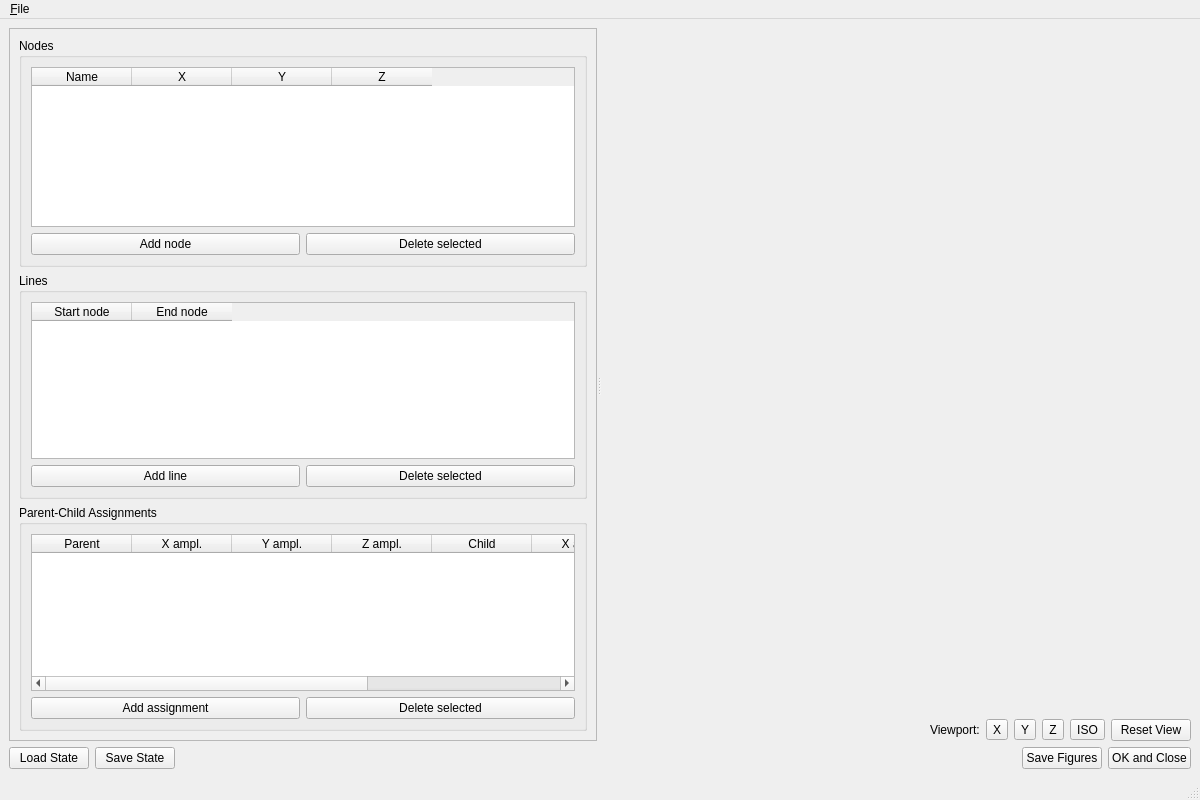
<?xml version="1.0" encoding="UTF-8"?>
<ui version="4.0">
 <class>GeometryProcessorGUI</class>
 <widget class="QMainWindow" name="GeometryProcessorGUI">
  <property name="geometry">
   <rect>
    <x>0</x>
    <y>0</y>
    <width>1200</width>
    <height>800</height>
   </rect>
  </property>
  <property name="windowTitle">
   <string>pyOMA - Interactive Geometry Pre-Processing</string>
  </property>
  <widget class="QWidget" name="central_widget">
   <layout class="QVBoxLayout" name="verticalLayout" stretch="1,0">
    <item>
     <widget class="QSplitter" name="splitter">
      <property name="orientation">
       <enum>Qt::Orientation::Horizontal</enum>
      </property>
      <widget class="QScrollArea" name="tables_scroll">
       <property name="minimumSize">
        <size>
         <width>420</width>
         <height>0</height>
        </size>
       </property>
       <property name="widgetResizable">
        <bool>true</bool>
       </property>
       <widget class="QWidget" name="tables_panel">
        <property name="geometry">
         <rect>
          <x>0</x>
          <y>0</y>
          <width>575</width>
          <height>703</height>
         </rect>
        </property>
        <layout class="QVBoxLayout" name="tables_layout">
         <item>
          <widget class="QGroupBox" name="nodes_box">
           <property name="title">
            <string>Nodes</string>
           </property>
           <layout class="QVBoxLayout" name="nodes_layout">
            <item>
             <widget class="QTableWidget" name="node_table">
              <property name="sizePolicy">
               <sizepolicy hsizetype="Expanding" vsizetype="Expanding">
                <horstretch>0</horstretch>
                <verstretch>0</verstretch>
               </sizepolicy>
              </property>
              <property name="minimumSize">
               <size>
                <width>0</width>
                <height>160</height>
               </size>
              </property>
              <property name="selectionMode">
               <enum>QAbstractItemView::SelectionMode::ExtendedSelection</enum>
              </property>
              <property name="selectionBehavior">
               <enum>QAbstractItemView::SelectionBehavior::SelectRows</enum>
              </property>
              <column>
               <property name="text">
                <string>Name</string>
               </property>
              </column>
              <column>
               <property name="text">
                <string>X</string>
               </property>
              </column>
              <column>
               <property name="text">
                <string>Y</string>
               </property>
              </column>
              <column>
               <property name="text">
                <string>Z</string>
               </property>
              </column>
             </widget>
            </item>
            <item>
             <layout class="QHBoxLayout" name="node_buttons_row">
              <item>
               <widget class="QPushButton" name="btn_add_node">
                <property name="text">
                 <string>Add node</string>
                </property>
               </widget>
              </item>
              <item>
               <widget class="QPushButton" name="btn_delete_node">
                <property name="text">
                 <string>Delete selected</string>
                </property>
               </widget>
              </item>
             </layout>
            </item>
           </layout>
          </widget>
         </item>
         <item>
          <widget class="QGroupBox" name="lines_box">
           <property name="title">
            <string>Lines</string>
           </property>
           <layout class="QVBoxLayout" name="lines_layout">
            <item>
             <widget class="QTableWidget" name="line_table">
              <property name="sizePolicy">
               <sizepolicy hsizetype="Expanding" vsizetype="Expanding">
                <horstretch>0</horstretch>
                <verstretch>0</verstretch>
               </sizepolicy>
              </property>
              <property name="minimumSize">
               <size>
                <width>0</width>
                <height>140</height>
               </size>
              </property>
              <property name="selectionMode">
               <enum>QAbstractItemView::SelectionMode::ExtendedSelection</enum>
              </property>
              <property name="selectionBehavior">
               <enum>QAbstractItemView::SelectionBehavior::SelectRows</enum>
              </property>
              <column>
               <property name="text">
                <string>Start node</string>
               </property>
              </column>
              <column>
               <property name="text">
                <string>End node</string>
               </property>
              </column>
             </widget>
            </item>
            <item>
             <layout class="QHBoxLayout" name="line_buttons_row">
              <item>
               <widget class="QPushButton" name="btn_add_line">
                <property name="text">
                 <string>Add line</string>
                </property>
               </widget>
              </item>
              <item>
               <widget class="QPushButton" name="btn_delete_line">
                <property name="text">
                 <string>Delete selected</string>
                </property>
               </widget>
              </item>
             </layout>
            </item>
           </layout>
          </widget>
         </item>
         <item>
          <widget class="QGroupBox" name="parent_child_box">
           <property name="title">
            <string>Parent-Child Assignments</string>
           </property>
           <layout class="QVBoxLayout" name="parent_child_layout">
            <item>
             <widget class="QTableWidget" name="pc_table">
              <property name="sizePolicy">
               <sizepolicy hsizetype="Expanding" vsizetype="Expanding">
                <horstretch>0</horstretch>
                <verstretch>0</verstretch>
               </sizepolicy>
              </property>
              <property name="minimumSize">
               <size>
                <width>0</width>
                <height>140</height>
               </size>
              </property>
              <property name="selectionMode">
               <enum>QAbstractItemView::SelectionMode::ExtendedSelection</enum>
              </property>
              <property name="selectionBehavior">
               <enum>QAbstractItemView::SelectionBehavior::SelectRows</enum>
              </property>
              <column>
               <property name="text">
                <string>Parent</string>
               </property>
              </column>
              <column>
               <property name="text">
                <string>X ampl.</string>
               </property>
              </column>
              <column>
               <property name="text">
                <string>Y ampl.</string>
               </property>
              </column>
              <column>
               <property name="text">
                <string>Z ampl.</string>
               </property>
              </column>
              <column>
               <property name="text">
                <string>Child</string>
               </property>
              </column>
              <column>
               <property name="text">
                <string>X ampl.</string>
               </property>
              </column>
              <column>
               <property name="text">
                <string>Y ampl.</string>
               </property>
              </column>
              <column>
               <property name="text">
                <string>Z ampl.</string>
               </property>
              </column>
             </widget>
            </item>
            <item>
             <layout class="QHBoxLayout" name="pc_buttons_row">
              <item>
               <widget class="QPushButton" name="btn_add_pc">
                <property name="text">
                 <string>Add assignment</string>
                </property>
               </widget>
              </item>
              <item>
               <widget class="QPushButton" name="btn_delete_pc">
                <property name="text">
                 <string>Delete selected</string>
                </property>
               </widget>
              </item>
             </layout>
            </item>
           </layout>
          </widget>
         </item>
        </layout>
       </widget>
      </widget>
      <widget class="QWidget" name="preview_pane">
       <layout class="QVBoxLayout" name="preview_layout">
        <item>
         <widget class="MyMplCanvas" name="canvas" native="true"/>
        </item>
        <item>
         <layout class="QHBoxLayout" name="viewport_row">
          <item>
           <spacer name="viewport_row_spacer">
            <property name="orientation">
             <enum>Qt::Orientation::Horizontal</enum>
            </property>
            <property name="sizeHint" stdset="0">
             <size>
              <width>40</width>
              <height>20</height>
             </size>
            </property>
           </spacer>
          </item>
          <item>
           <widget class="QLabel" name="label_change_viewport">
            <property name="text">
             <string>Viewport:</string>
            </property>
           </widget>
          </item>
          <item>
           <widget class="QToolButton" name="viewport_button_x">
            <property name="text">
             <string>X</string>
            </property>
           </widget>
          </item>
          <item>
           <widget class="QToolButton" name="viewport_button_y">
            <property name="text">
             <string>Y</string>
            </property>
           </widget>
          </item>
          <item>
           <widget class="QToolButton" name="viewport_button_z">
            <property name="text">
             <string>Z</string>
            </property>
           </widget>
          </item>
          <item>
           <widget class="QToolButton" name="viewport_button_iso">
            <property name="text">
             <string>ISO</string>
            </property>
           </widget>
          </item>
          <item>
           <widget class="QPushButton" name="reset_button">
            <property name="text">
             <string>Reset View</string>
            </property>
           </widget>
          </item>
         </layout>
        </item>
       </layout>
      </widget>
     </widget>
    </item>
    <item>
     <layout class="QHBoxLayout" name="buttons_layout">
      <item>
       <widget class="QPushButton" name="load_state_button">
        <property name="text">
         <string>Load State</string>
        </property>
       </widget>
      </item>
      <item>
       <widget class="QPushButton" name="save_state_button">
        <property name="text">
         <string>Save State</string>
        </property>
       </widget>
      </item>
      <item>
       <spacer name="buttons_layout_spacer">
        <property name="orientation">
         <enum>Qt::Orientation::Horizontal</enum>
        </property>
        <property name="sizeHint" stdset="0">
         <size>
          <width>40</width>
          <height>20</height>
         </size>
        </property>
       </spacer>
      </item>
      <item>
       <widget class="QPushButton" name="save_figure_button">
        <property name="text">
         <string>Save Figures</string>
        </property>
       </widget>
      </item>
      <item>
       <widget class="QPushButton" name="ok_close_button">
        <property name="text">
         <string>OK and Close</string>
        </property>
       </widget>
      </item>
     </layout>
    </item>
   </layout>
  </widget>
  <widget class="QMenuBar" name="menubar">
   <property name="geometry">
    <rect>
     <x>0</x>
     <y>0</y>
     <width>1200</width>
     <height>22</height>
    </rect>
   </property>
   <widget class="QMenu" name="menu_file">
    <property name="title">
     <string>&amp;File</string>
    </property>
    <addaction name="action_load_nodes"/>
    <addaction name="action_load_lines"/>
    <addaction name="action_load_parent_childs"/>
    <addaction name="separator"/>
    <addaction name="action_save_nodes"/>
    <addaction name="action_save_lines"/>
    <addaction name="action_save_parent_childs"/>
    <addaction name="separator"/>
    <addaction name="action_quit"/>
   </widget>
   <addaction name="menu_file"/>
  </widget>
  <widget class="QStatusBar" name="statusbar"/>
  <action name="action_load_nodes">
   <property name="text">
    <string>Load Nodes...</string>
   </property>
  </action>
  <action name="action_load_lines">
   <property name="text">
    <string>Load Lines...</string>
   </property>
  </action>
  <action name="action_load_parent_childs">
   <property name="text">
    <string>Load Parent-Child...</string>
   </property>
  </action>
  <action name="action_save_nodes">
   <property name="text">
    <string>Save Nodes...</string>
   </property>
  </action>
  <action name="action_save_lines">
   <property name="text">
    <string>Save Lines...</string>
   </property>
  </action>
  <action name="action_save_parent_childs">
   <property name="text">
    <string>Save Parent-Child...</string>
   </property>
  </action>
  <action name="action_quit">
   <property name="text">
    <string>&amp;Quit</string>
   </property>
   <property name="shortcut">
    <string>Ctrl+Q</string>
   </property>
  </action>
 </widget>
 <customwidgets>
  <customwidget>
   <class>MyMplCanvas</class>
   <extends>QWidget</extends>
   <header>pyOMA.GUI.HelpersGUI</header>
  </customwidget>
 </customwidgets>
 <resources/>
 <connections/>
</ui>
